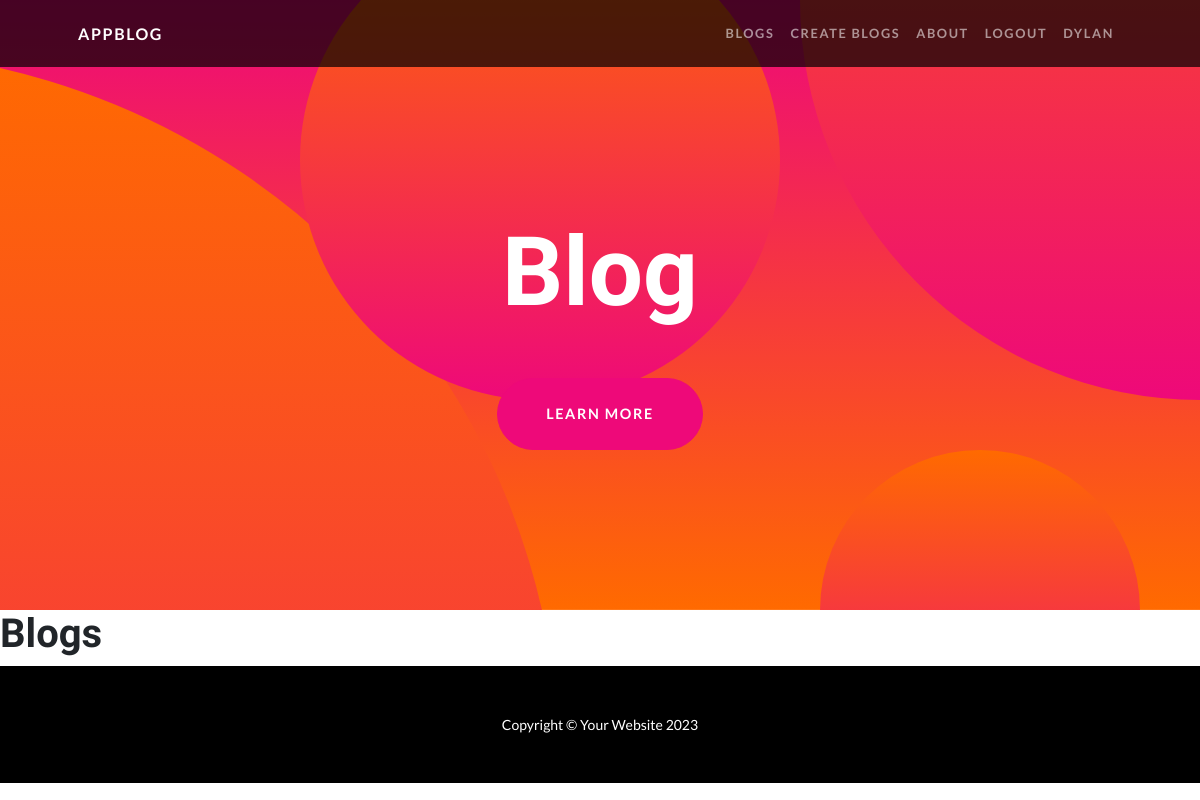
/pages/ (signed in), run on an earlier commit of the app's database.
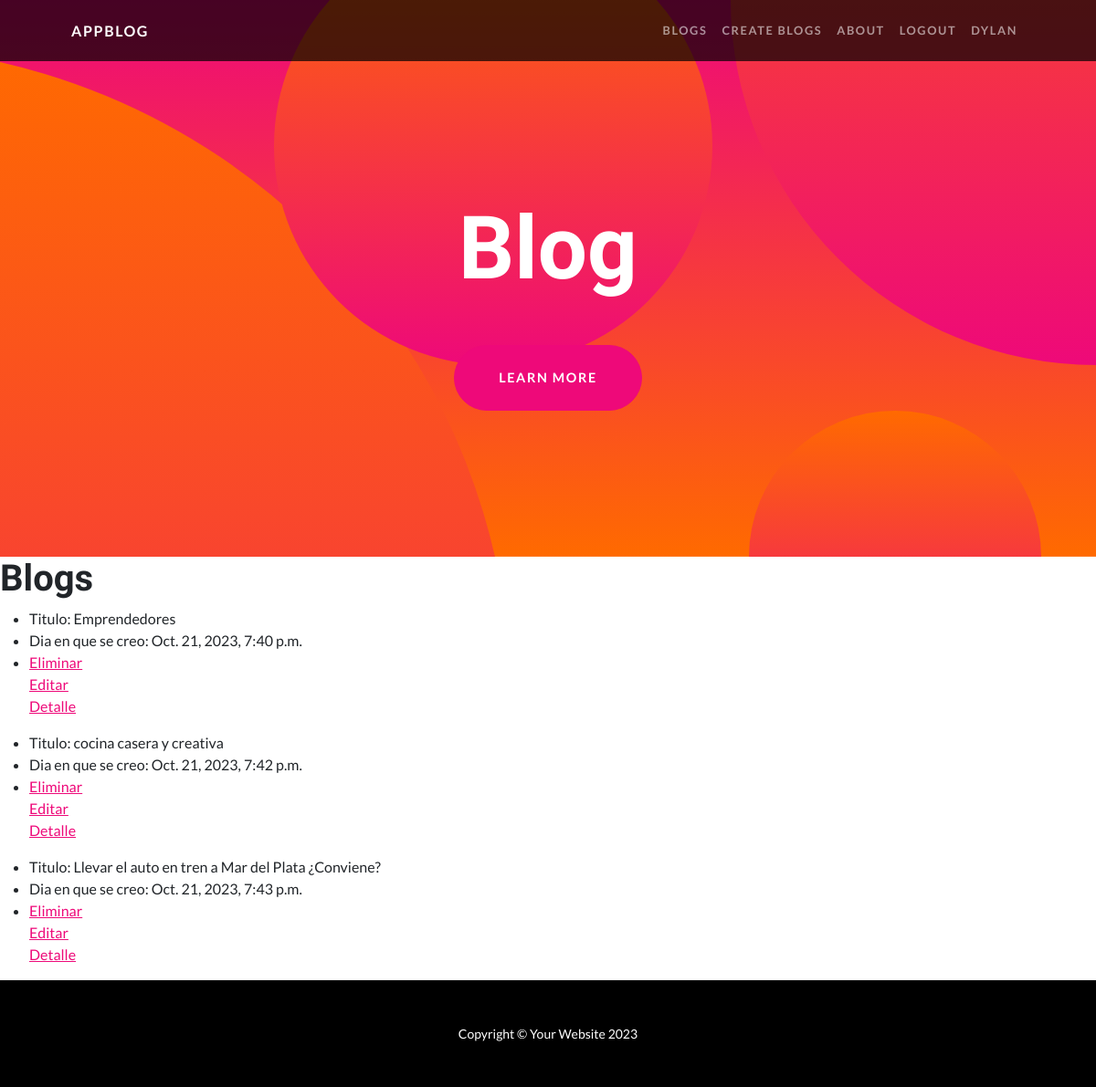
And on a later commit of the database.
### AppBlog/models.py (models this page shows, shortened)
class Blog(models.Model):
    title = models.CharField(max_length=200)
    subtitle = models.CharField(max_length=200)
    body = models.CharField(max_length=1200)
    date = models.DateTimeField(auto_now_add=True)
    image = models.ImageField(upload_to='media/blog/', null=True, blank=True)

### AppBlog/views.py (the view)
# urls.py: path("pages/", BlogsListView.as_view(),  name="pages"),
class BlogsListView(LoginRequiredMixin, ListView):
    model = Blog
    template_name = "AppBlog/blogs.html"

### AppBlog/templates/AppBlog/blogs.html
{% extends "AppBlog/base.html" %}
{% load static %}
{% block sections %}
<h1>Blogs</h1>
{% for blog in object_list %}
    <ul>
        <li>Titulo: {{blog.title}}</li>
        <li>Dia en que se creo: {{blog.date}}</li>
        <li>
            {% if request.user.is_staff%}
                <a href="{% url  'delete' blog.id %}">Eliminar</a>
                <br/>
                <a href="{% url  'update' blog.id %}">Editar</a>
                <br/>
            {% endif %}
            <a href="{% url  'detail' blog.id %}">Detalle</a>
        </li>
    </ul>
{% endfor %}
{% endblock %}

### AppBlog/templates/AppBlog/base.html (shortened to what this page needs)
<!DOCTYPE html>
<html lang="en">
    <head>
        {% load static %}
        <link href="{% static 'AppBlog/css/styles.css' %}" rel="stylesheet" />
    </head>
    <body id="page-top">
        <nav class="navbar navbar-expand-lg navbar-dark navbar-custom fixed-top">
            <div class="container px-5">
                <a class="navbar-brand" href="/">AppBlog</a>
                <div class="collapse navbar-collapse" id="navbarResponsive">
                    <ul class="navbar-nav ms-auto">
                        <li class="nav-item"><a class="nav-link" href="{% url 'pages' %}">Blogs</a></li>
                        <li class="nav-item"><a class="nav-link" href="{% url 'create_blogs' %}">Create Blogs</a></li>
                        <li class="nav-item"><a class="nav-link" href="{% url 'about' %}">About</a></li>
                        {% if request.user.is_authenticated %}
                            <li class="nav-item"><a class="nav-link" href="{% url 'logout' %}">Logout</a></li>
                            <li class="nav-item"><a class="nav-link" href="{% url 'profile' %}">{{request.user.username}}</a></li>
                        {% endif %}
                    </ul>
                </div>
            </div>
        </nav>
        <header class="masthead text-center text-white">
            <div class="masthead-content">
                <div class="container px-5">
                    <h1 class="masthead-heading mb-0">Blog</h1>
                    <a class="btn btn-primary btn-xl rounded-pill mt-5" href="#scroll">Learn More</a>
                </div>
            </div>
            <div class="bg-circle-1 bg-circle"></div>
            <div class="bg-circle-2 bg-circle"></div>
            <div class="bg-circle-3 bg-circle"></div>
            <div class="bg-circle-4 bg-circle"></div>
        </header>
        {% block sections %}
        {% endblock %}
        <footer class="py-5 bg-black">
            <div class="container px-5"><p class="m-0 text-center text-white small">Copyright &copy; Your Website 2023</p></div>
        </footer>
    </body>
</html>

What changed in the data, as far as the page shows it:
added Blog: title "Emprendedores", date "Oct. 21, 2023, 7:40 p.m."
added Blog: title "cocina casera y creativa", date "Oct. 21, 2023, 7:42 p.m."
added Blog: title "Llevar el auto en tren a Mar del Plata ¿Conviene?", date "Oct. 21, 2023, 7:43 p.m."
